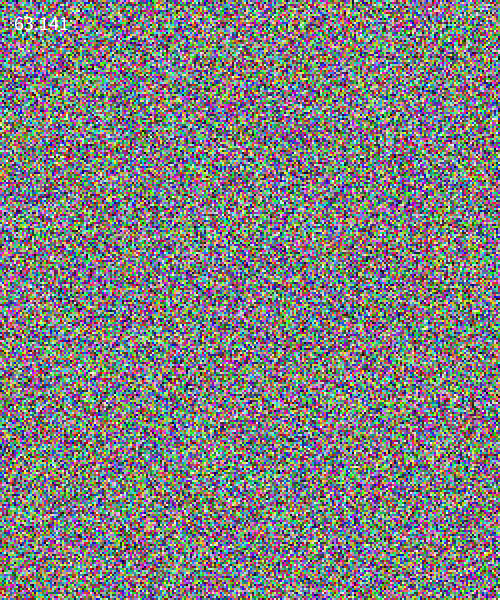
Frame 1 (no input)
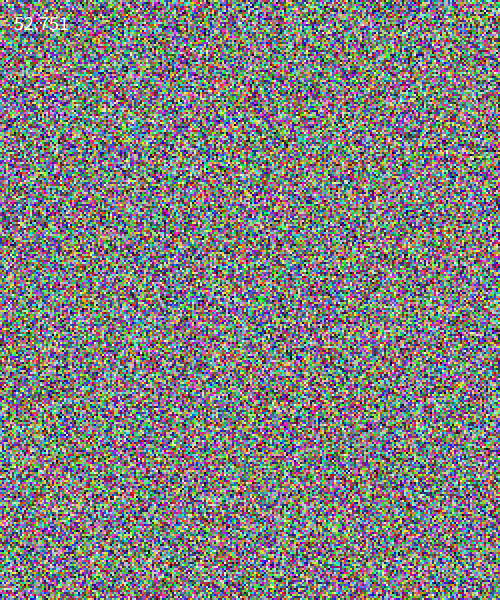
Frame 60 (the mouse pressed at the canvas centre just before this capture)
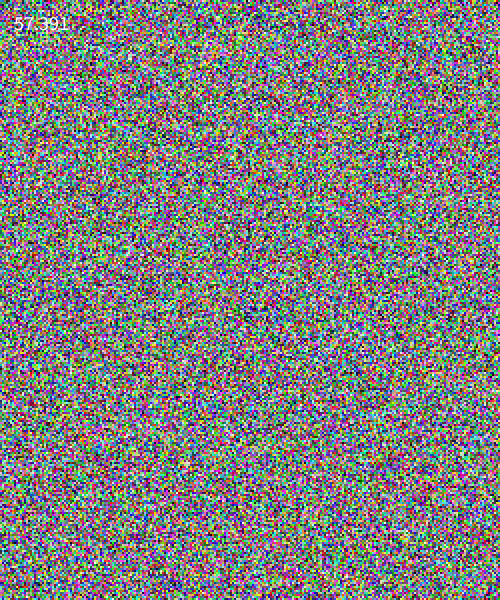
Frame 120 (the mouse held since frame 60 and released just before this capture)

The Processing sketch that drew these frames (run headless with seeded random() and noise(); from frame 60 on, the mouse is pressed at the canvas centre):

// Processing sketch: w04_02_pixels_grid_loop
// ── w04_02_pixels_grid_loop.pde
// IMA NYU Shanghai
// Kinetic Interfaces
// MOQN
// Sep 20 2016


void setup() {
  size(500, 600);
  noStroke();
}


void draw() {
  int gridSize = 2; // if 1, it will be extremely slow.
  for (int y=0; y<height; y+=gridSize) {
    for (int x=0; x<width; x+=gridSize) {
      fill(random(255), random(255), random(255));
      rect(x, y, gridSize, gridSize);
      fill(255);
    }
  }
  
  textSize(20);
  text(frameRate, 10, 30);
}
